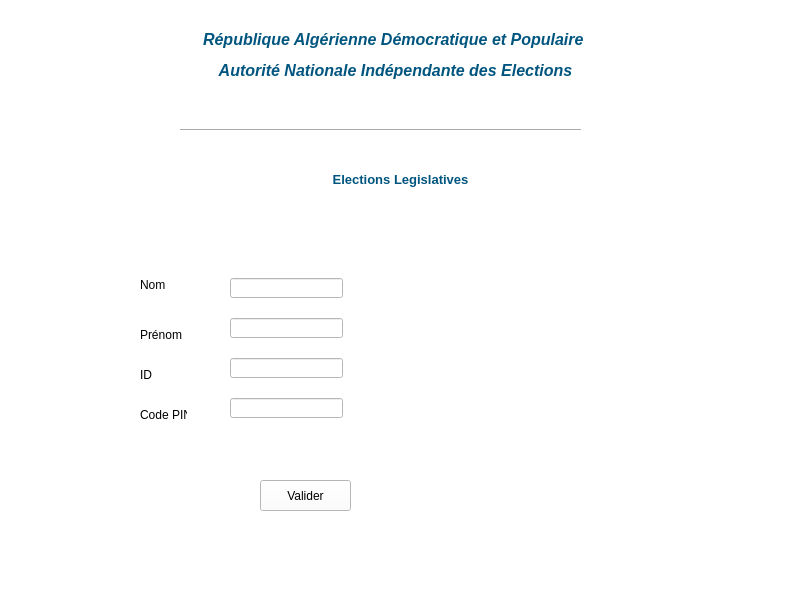
<?xml version="1.0" encoding="UTF-8"?>
<ui version="4.0">
 <class>MainWindow</class>
 <widget class="QMainWindow" name="MainWindow">
  <property name="geometry">
   <rect>
    <x>0</x>
    <y>0</y>
    <width>800</width>
    <height>600</height>
   </rect>
  </property>
  <property name="windowTitle">
   <string>MainWindow</string>
  </property>
  <property name="styleSheet">
   <string notr="true">background-color: rgb(255, 255, 255);</string>
  </property>
  <widget class="QWidget" name="centralwidget">
   <widget class="QLabel" name="label">
    <property name="geometry">
     <rect>
      <x>140</x>
      <y>278</y>
      <width>47</width>
      <height>13</height>
     </rect>
    </property>
    <property name="text">
     <string>Nom</string>
    </property>
   </widget>
   <widget class="QLabel" name="label_2">
    <property name="geometry">
     <rect>
      <x>140</x>
      <y>328</y>
      <width>47</width>
      <height>13</height>
     </rect>
    </property>
    <property name="text">
     <string>Prénom</string>
    </property>
   </widget>
   <widget class="QLabel" name="label_3">
    <property name="geometry">
     <rect>
      <x>140</x>
      <y>368</y>
      <width>47</width>
      <height>13</height>
     </rect>
    </property>
    <property name="text">
     <string>ID</string>
    </property>
   </widget>
   <widget class="QLabel" name="label_4">
    <property name="geometry">
     <rect>
      <x>140</x>
      <y>408</y>
      <width>47</width>
      <height>13</height>
     </rect>
    </property>
    <property name="text">
     <string>Code PIN</string>
    </property>
   </widget>
   <widget class="QLineEdit" name="lineEdit">
    <property name="geometry">
     <rect>
      <x>230</x>
      <y>278</y>
      <width>113</width>
      <height>20</height>
     </rect>
    </property>
   </widget>
   <widget class="QLineEdit" name="lineEdit_2">
    <property name="geometry">
     <rect>
      <x>230</x>
      <y>318</y>
      <width>113</width>
      <height>20</height>
     </rect>
    </property>
   </widget>
   <widget class="QLineEdit" name="lineEdit_3">
    <property name="geometry">
     <rect>
      <x>230</x>
      <y>358</y>
      <width>113</width>
      <height>20</height>
     </rect>
    </property>
   </widget>
   <widget class="QLineEdit" name="lineEdit_4">
    <property name="geometry">
     <rect>
      <x>230</x>
      <y>398</y>
      <width>113</width>
      <height>20</height>
     </rect>
    </property>
   </widget>
   <widget class="QPushButton" name="pushButton">
    <property name="geometry">
     <rect>
      <x>260</x>
      <y>480</y>
      <width>91</width>
      <height>31</height>
     </rect>
    </property>
    <property name="text">
     <string>Valider</string>
    </property>
   </widget>
   <widget class="QLabel" name="label_5">
    <property name="geometry">
     <rect>
      <x>130</x>
      <y>30</y>
      <width>531</width>
      <height>51</height>
     </rect>
    </property>
    <property name="text">
     <string>&lt;html&gt;&lt;head/&gt;&lt;body&gt;&lt;p align=&quot;center&quot;&gt;&lt;span style=&quot; font-size:12pt; font-weight:600; font-style:italic; color:#00557f;&quot;&gt;République Algérienne Démocratique et Populaire &lt;/span&gt;&lt;/p&gt;&lt;p align=&quot;center&quot;&gt;&lt;span style=&quot; font-size:12pt; font-weight:600; font-style:italic; color:#00557f;&quot;&gt;Autorité Nationale Indépendante des Elections&lt;/span&gt;&lt;/p&gt;&lt;/body&gt;&lt;/html&gt;</string>
    </property>
   </widget>
   <widget class="Line" name="line">
    <property name="geometry">
     <rect>
      <x>180</x>
      <y>120</y>
      <width>401</width>
      <height>20</height>
     </rect>
    </property>
    <property name="orientation">
     <enum>Qt::Horizontal</enum>
    </property>
   </widget>
   <widget class="QLabel" name="label_6">
    <property name="geometry">
     <rect>
      <x>320</x>
      <y>170</y>
      <width>161</width>
      <height>20</height>
     </rect>
    </property>
    <property name="text">
     <string>&lt;html&gt;&lt;head/&gt;&lt;body&gt;&lt;p align=&quot;center&quot;&gt;&lt;span style=&quot; font-size:10pt; font-weight:600; color:#00557f;&quot;&gt;Elections Legislatives&lt;/span&gt;&lt;/p&gt;&lt;/body&gt;&lt;/html&gt;</string>
    </property>
   </widget>
   <widget class="QLabel" name="label_7">
    <property name="geometry">
     <rect>
      <x>30</x>
      <y>20</y>
      <width>111</width>
      <height>111</height>
     </rect>
    </property>
    <property name="styleSheet">
     <string notr="true">background-image: url(:/newPrefix/Capture2.PNG);</string>
    </property>
    <property name="text">
     <string/>
    </property>
    <property name="pixmap">
     <pixmap resource="test.qrc">:/newPrefix/Capture2.PNG</pixmap>
    </property>
    <property name="scaledContents">
     <bool>true</bool>
    </property>
   </widget>
  </widget>
  <widget class="QStatusBar" name="statusbar"/>
 </widget>
 <resources>
  <include location="test.qrc"/>
 </resources>
 <connections/>
</ui>
